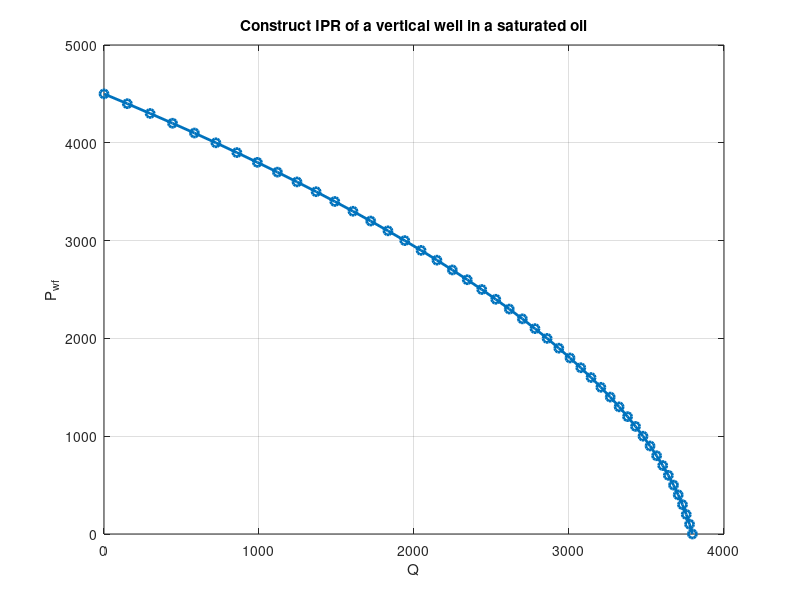

The MATLAB script that drew this image:
%Behrad Bolkhari     Student Number:9919653       Dr Mahdi Imanian
clc
clear
close all
phi = 0.2;
k = 80;
h = 55;
Pbar = 4500;
Bo = 1.1;
mu0 = 1.8;
ct = 0.000013;
A = 640;
re = 2980;
rw = 0.328;
S = 2;

J = (k*h)/(141.2*Bo*mu0*(log(re/rw)-0.75+S));
Qmax = J*Pbar/1.8;
Pwf = 4500:-100:0;
Q = zeros(1,length(Pwf));
Deltap = Pbar-Pwf(1);
Q(1) = J*Deltap;
Q(2:end) = Qmax*(1-0.2*(Pwf(2:end)/Pbar)-0.8*(Pwf(2:end)/Pbar).^2);
figure(1)
plot(Q,Pwf,'-o','linewidth',2)
grid on
xlabel('Q')
ylabel('P_w_f')
title('Construct IPR of a vertical well in a saturated oil')

